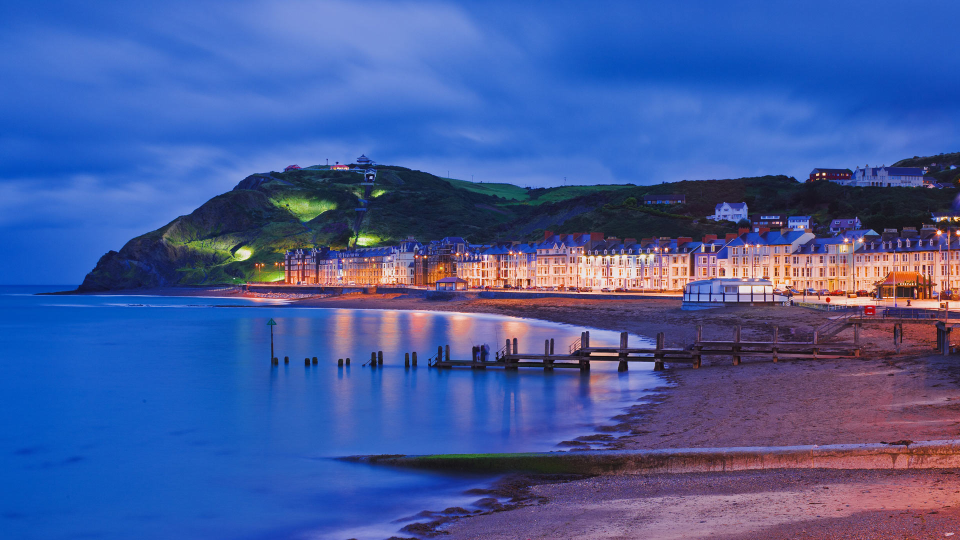
#> input picture python_tps_original_version_yan /tp6_yan/test_2.jpg, 1920 x 1080 px (shown at 1/2 size)
$ python tp6_matplotlib_image.py   (older library calls are emulated)
#> lines starting #> are read from the running program, lines starting #| are printed output that depends on the picture
'''
========================================
TP6_image YAN Wenli & PENG Hanyuan
========================================
'''
import matplotlib.pyplot as plt
import matplotlib.image as mpimg
from scipy import misc
from PIL import Image
import numpy as np

imagepath_1 = 'test.png'  #.png
imagepath_2 = 'test_2.jpg'  #.jpg

# ---------------------- Read Image -------------------------------
# read image, et la test_iamge est déjà un np.array pour faire des traitements
# test_image = misc.imread(imagepath_1)
# test_image = mpimg.imread(imagepath_2)
test_image = Image.open(imagepath_2)
#> test_image is the input picture: PIL image 1920x1080 RGB; mean R, G, B 68.8, 90.6, 156.4
imResize = test_image.resize((150,100), Image.ANTIALIAS)
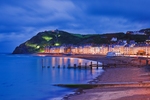
#> imResize: PIL image 150x100 RGB; mean R, G, B 68.8, 90.6, 156.4
l_image = test_image.convert('L')
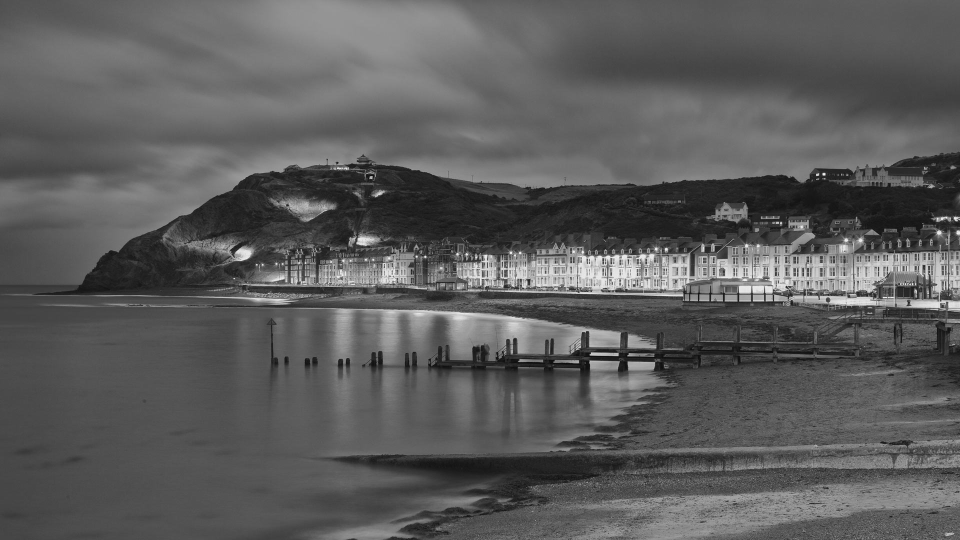
#> l_image: PIL image 1920x1080 L (shown at 1/2 size); min 4, max 254, mean 91.6
box = (0, 0, 1000, 700)              ##确定拷贝区域大小
region = test_image.crop(box)
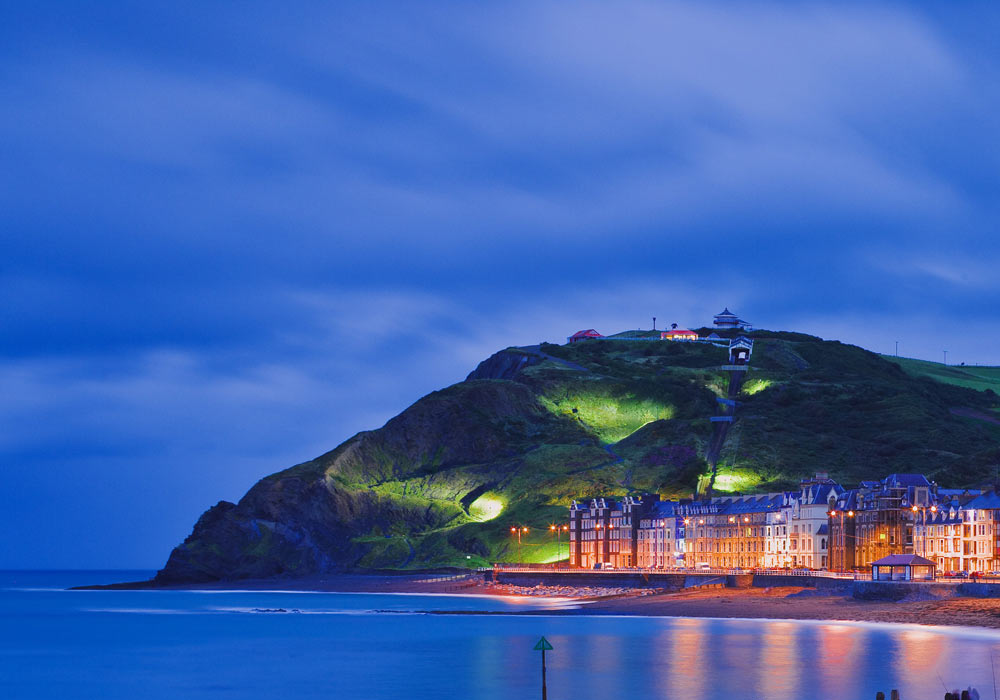
#> region: PIL image 1000x700 RGB; mean R, G, B 65, 99.5, 171.9
# test_image.shape #(512, 512, 3)
#------------------ Show image original ---------------------------
# plt.imshow(imResize)
# plt.axis('off') #ne montre pas les axis
# plt.show()

# Afficher l'image originale et des résultats avec des éffets
plt.subplot(221)
plt.title('PIL read image original')
plt.imshow(test_image)
plt.subplot(222)
plt.title('imResize 150*100')
plt.imshow(imResize)
plt.subplot(223)
plt.title('grey')
plt.imshow(l_image)
plt.subplot(224)
plt.title('region with box')
plt.imshow(region)
plt.show()
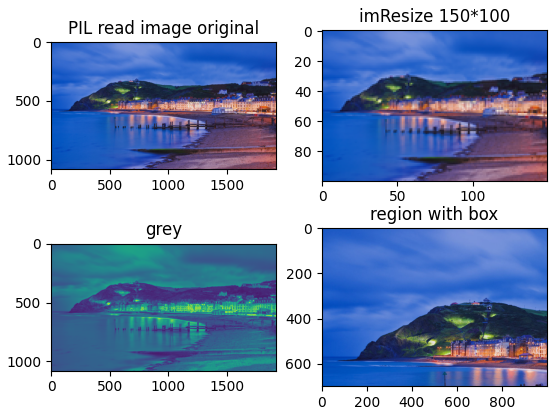
#> figure drawn by matplotlib, 4 panels
